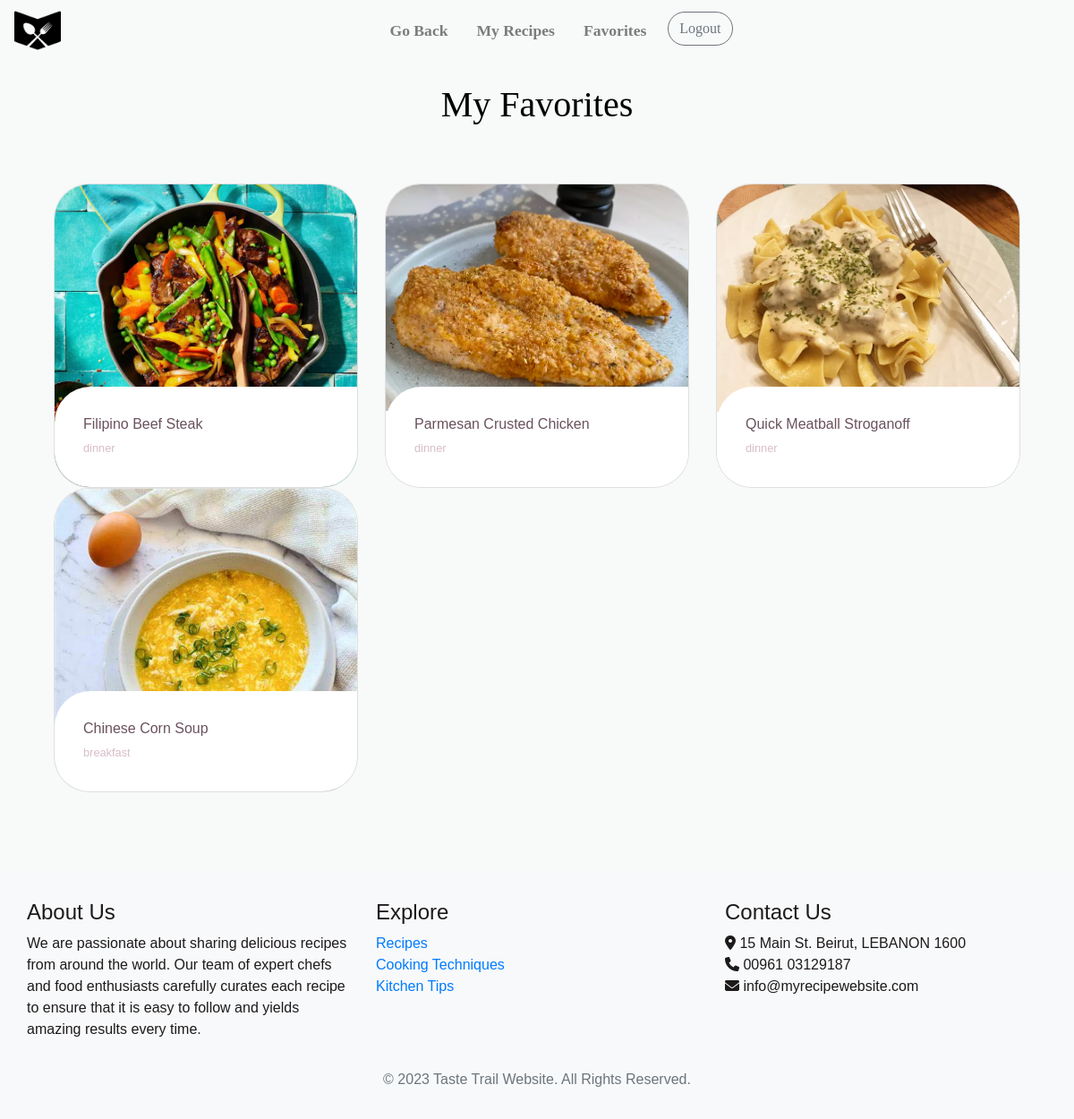
The app's page /roles/user/favorites.php (signed in) with its own data.
### tables this page shows
CREATE TABLE `recipes` (
  `recipe_id` int(20) NOT NULL,
  `user_id` int(20) NOT NULL,
  `name` varchar(50) NOT NULL,
  `description` text NOT NULL,
  `create_date` datetime NOT NULL,
  `preparation_time` int(5) NOT NULL,
  `cooking_time` int(5) NOT NULL,
  `total_time` int(5) NOT NULL,
  `servings` int(5) NOT NULL,
  `meal_time` varchar(20) NOT NULL,
  `cuisine` varchar(20) NOT NULL,
  `image` varchar(200) NOT NULL,
  `status` varchar(15) NOT NULL
);

### roles/user/favorites.php (the view, shortened to what this page needs)
<!DOCTYPE html>
<html lang="en">
<head>
</head>
<link rel="stylesheet" href="../../css/bootstrap.css">
<link rel="stylesheet" href="../../css/stylesheet.css">
<link rel="stylesheet" href="../../css/search.css">
<link rel="stylesheet" href="../../fontawesome-free-6.4.0-web/css/all.css">
<body>
    <nav class="navbar navbar-expand-lg navbar-light">
        <a href="welcome.php"> <img src="../../images/logo.png" alt="Logo" width="52" height="52" style="margin-right: 10px;">
        </a>
        <div class="collapse navbar-collapse  justify-content-center" id="navbarNav">
            <div>
                <ul class="navbar-nav recipe">
                    <li class="nav-item">
                        <a class="nav-link" href="my_account.php">Go Back</a>
                    </li>
                    <li class="nav-item">
                        <a class="nav-link" href="manageRecipes.php">My Recipes</a>
                    </li>
                    <li class="nav-item">
                        <a class="nav-link" href="favorites.php">Favorites</a>
                    </li>
                    <li class="nav-item">
                        <a type="button" class="btn btn-outline-secondary btn-round mr-md-3 mb-md-0 mb-2" href="../../includes/logout.php">Logout</a>
                    </li>
                </ul>
            </div>
        </div>
    </nav>
    <br>
    <div style="text-align: center;">
        <h1><a href="#" style="color: black; text-decoration: none; font-family: 'Playfair Display', serif;">My Favorites</a></h1>
    </div>
    <ul class="cards" id="favorites">
        <div class="row">
            <?php
            include "../../includes/connection.php";
            $user_id = $_SESSION['userId'];
            $sql_favorites = "SELECT recipe_id FROM favorites WHERE user_id = '$user_id'";
            $result_favorites = mysqli_query($con, $sql_favorites);
            $favorite_recipe_ids = array();
            while ($row_favorites = mysqli_fetch_assoc($result_favorites)) {
                $favorite_recipe_ids[] = $row_favorites['recipe_id'];
            }
            if (count($favorite_recipe_ids) > 0) {
                $sql_recipes = "SELECT * FROM recipes WHERE recipe_id IN (" . implode(',', $favorite_recipe_ids) . ") AND status='approved'";
                $result_recipes = mysqli_query($con, $sql_recipes);
                while ($row_recipes = mysqli_fetch_assoc($result_recipes)) {
                    $image = $row_recipes['image'];
                    $title = $row_recipes['name'];
                    $meal_time = $row_recipes['meal_time'];
                    $recipe_id = $row_recipes['recipe_id'];
                    echo '<div class="col-sm-6 col-md-4 col-lg-4 col-xl-4 col-xxl-2">';
                    echo '<a href="recipe_details.php?id=' . $recipe_id . '" class="card">';
                    echo '<img src="../../images/' . $image . '" class="card__image" alt="">';
                    echo '<div class="card__overlay">';
                    echo '<div class="card__header">';
                    echo '<svg class="card__arc" xmlns="http://www.w3.org/2000/svg"><path></path></svg>';
                    echo '<div class="card__header-text">';
                    echo '<h3 class="card__title">' . $title . '</h3>';
                    echo '<span class="card__status">' . $meal_time . '</span>';
                    echo '</div>';
                    echo '</div>';
                    echo '</div>';
                    echo '</a>';
                    echo '</div>';
                }
            } else {
                echo '<p>No favorite recipes found.</p>';
            }
            ?>
        </div>
    </ul>
    <br>
    <footer class="footer bg-light" id="footer">
        <div class="container">
            <div class="row">
                <div class="col-lg-4">
                    <h4>About Us</h4>
                    <p>We are passionate about sharing delicious recipes from around the world. Our team of expert chefs and food enthusiasts carefully curates each recipe to ensure that it is easy to follow and yields amazing results every time.</p>
                </div>
                <div class="col-lg-4">
                    <h4>Explore</h4>
                    <ul class="list-unstyled">
                        <li><a href="#recipes">Recipes</a></li>
                        <li><a href="#">Cooking Techniques</a></li>
                        <li><a href="#">Kitchen Tips</a></li>
                    </ul>
                </div>
                <div class="col-lg-4">
                    <h4>Contact Us</h4>
                    <ul class="list-unstyled">
                        <li><i class="fas fa-map-marker-alt"></i> 15 Main St. Beirut, LEBANON 1600</li>
                        <li><i class="fas fa-phone"></i> 00961 03129187</li>
                        <li><i class="fas fa-envelope"></i> info@myrecipewebsite.com</li>
                    </ul>
                </div>
            </div>
            <div class="row mt-3">
                <div class="col-lg-12 text-center">
                    <p class="text-muted mb-0">&copy; 2023 Taste Trail Website. All Rights Reserved.</p>
                </div>
            </div>
        </div>
    </footer>
</body>
</html>

### css/stylesheet.css (style rules this page uses)
.navbar-nav .nav-link { font-size: 1.1rem; font-weight: bold; color: #343a40; margin-right: 1rem; }
.container { padding: 2rem 0rem; }
.btn-round { border-radius: 3rem; }
:root { --surface-color: #fff; --curve: 40; }
* { box-sizing: border-box; }
body { font-family: "Noto Sans JP", sans-serif; background-color: #f8f9f9; }
.cards { display: grid; grid-template-columns: repeat(auto-fit, minmax(300px, 1fr)); gap: 2rem; margin: 4rem 5vw; padding: 0; list-style-type: none; }
.card { position: relative; display: block; height: 100%; border-radius: calc(var(--curve) * 1px); overflow: hidden; text-decoration: none; }
.card__image { width: 100%; height: auto; }
.card__overlay { position: absolute; bottom: 0; left: 0; right: 0; z-index: 1; border-radius: calc(var(--curve) * 1px); background-color: var(--surface-color); transform: translateY(100%); transition: 0.2s ease-in-out; }
.card__header { position: relative; display: flex; align-items: center; gap: 2em; padding: 2em; border-radius: calc(var(--curve) * 1px) 0 0 0; background-color: var(--surface-color); transform: translateY(-100%); transition: 0.2s ease-in-out; }
.card__arc { width: 80px; height: 80px; position: absolute; bottom: 100%; right: 0; z-index: 1; }
.card__title { font-size: 1em; margin: 0 0 0.3em; color: #6a515e; }
.card__status { font-size: 0.8em; color: #d7bdca; }

### roles/user/favorites.php (style rules this page uses)
body { background-color: #f8f9f9; }
.recipe li { font-family: 'Playfair Display', serif; }
.footer { background-color: #ededed; color: rgb(29, 26, 26); }
h1 { font-family: 'Playfair Display', serif; }

### records on screen
recipes: image (picture), name "Filipino Beef Steak", meal_time "dinner"
recipes: image (picture), name "Parmesan Crusted Chicken", meal_time "dinner"
recipes: image (picture), name "Quick Meatball Stroganoff", meal_time "dinner"
recipes: image (picture), name "Chinese Corn Soup", meal_time "breakfast"
